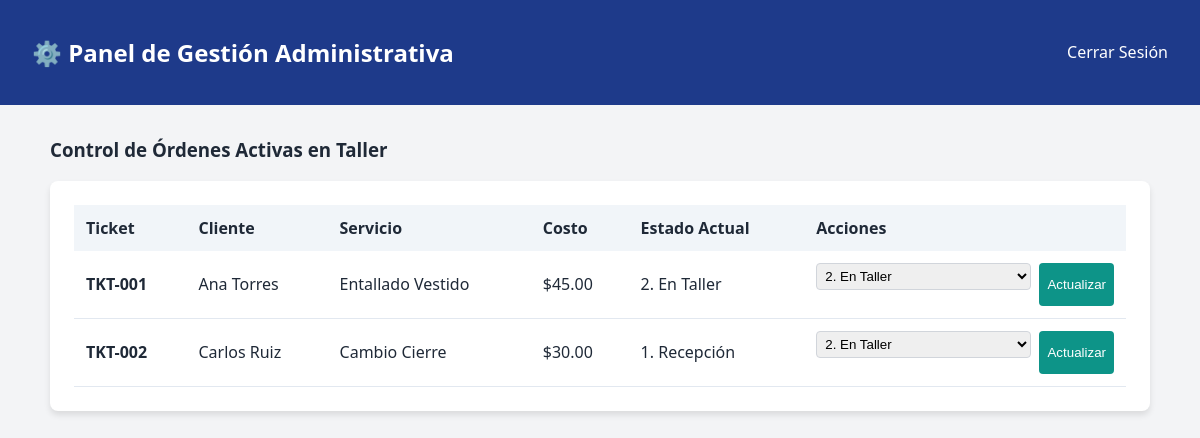
/admin, run on an earlier commit of the app's database.
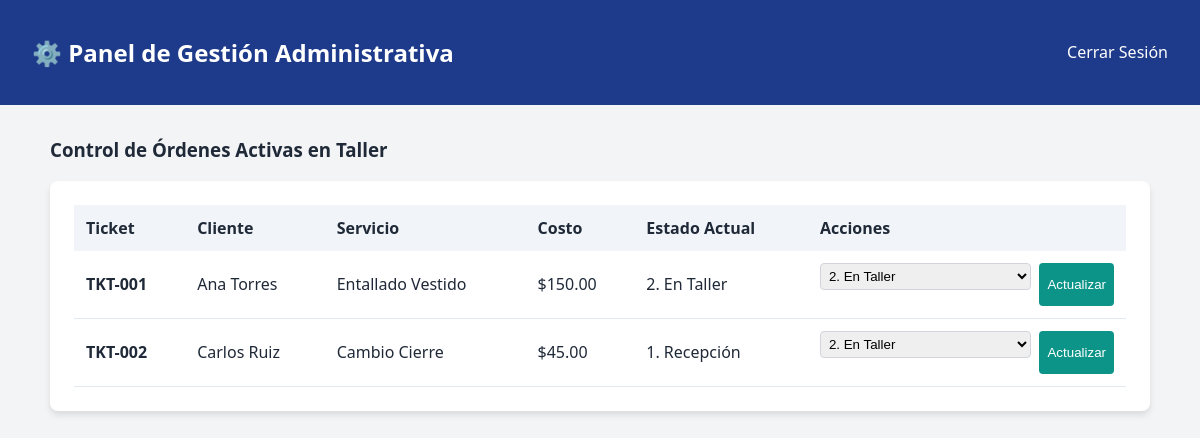
And on a later commit of the database.
### app.py (models this page shows)
class Orden(db.Model):
  __tablename__ = 'ordenes'
  id = db.Column(db.Integer, primary_key=True)
  ticket = db.Column(db.String(20), unique=True, nullable=False)
  cliente = db.Column(db.String(100), nullable=False)
  servicio = db.Column(db.String(100), nullable=False)
  estado = db.Column(db.String(50), default='1. Recepción')
  costo = db.Column(db.Float, nullable=False)
  fecha = db.Column(db.DateTime, default=datetime.utcnow)

### app.py (the view, shortened to what this page needs)
@app.route('/admin', methods=['GET', 'POST'])
def admin_dashboard():
  ordenes_activas = Orden.query.all()
  return render_template('admin.html', ordenes=ordenes_activas)

### templates/admin.html (shortened to what this page needs)
<!DOCTYPE html>
<html lang="es">
<head>
    <link rel="stylesheet" href="{{ url_for('static', filename='css/style.css') }}">
</head>
<body>
    <header style="background-color: #1e3a8a; padding: 1rem 2rem; color: white; display: flex; justify-content: space-between; align-items: center;">
        <h2>⚙️ Panel de Gestión Administrativa</h2>
        <a href="{{ url_for('index') }}" style="color: white; text-decoration: none;">Cerrar Sesión</a>
    </header>
    <div style="max-width: 1100px; margin: 2rem auto; padding: 0 1rem;">
        <h3>Control de Órdenes Activas en Taller</h3>
        <div style="background: white; padding: 1.5rem; border-radius: 8px; box-shadow: 0 4px 6px rgba(0,0,0,0.1); overflow-x: auto;">
            <table style="width: 100%; border-collapse: collapse;">
                <thead>
                    <tr style="background: #f1f5f9; text-align: left;">
                        <th style="padding: 0.75rem;">Ticket</th>
                        <th style="padding: 0.75rem;">Cliente</th>
                        <th style="padding: 0.75rem;">Servicio</th>
                        <th style="padding: 0.75rem;">Costo</th>
                        <th style="padding: 0.75rem;">Estado Actual</th>
                        <th style="padding: 0.75rem;">Acciones</th>
                    </tr>
                </thead>
                <tbody>
                    {% for o in ordenes %}
                    <tr style="border-bottom: 1px solid #e2e8f0;">
                        <td style="padding: 0.75rem;"><strong>{{ o.ticket }}</strong></td>
                        <td style="padding: 0.75rem;">{{ o.cliente }}</td>
                        <td style="padding: 0.75rem;">{{ o.servicio }}</td>
                        <td style="padding: 0.75rem;">${{ "%.2f"|format(o.costo) }}</td>
                        <td style="padding: 0.75rem;">{{ o.estado }}</td>
                        <td style="padding: 0.75rem;">
                            <form action="{{ url_for('admin_dashboard') }}" method="POST" style="display: flex; gap: 0.5rem;">
                                <select name="nuevo_estado" style="padding: 0.25rem;">
                                    <option value="2. En Taller" selected>2. En Taller</option>
                                </select>
                                <button type="submit" style="background: #0d9488; color: white; border: none; padding: 0.25rem 0.5rem; border-radius: 4px; cursor: pointer;">Actualizar</button>
                            </form>
                        </td>
                    </tr>
                    {% endfor %}
                </tbody>
            </table>
        </div>
    </div>
</body>
</html>

What changed in the data, as far as the page shows it:
changed Orden "TKT-001": costo "45.00" → "150.00"
changed Orden "TKT-002": costo "30.00" → "45.00"
